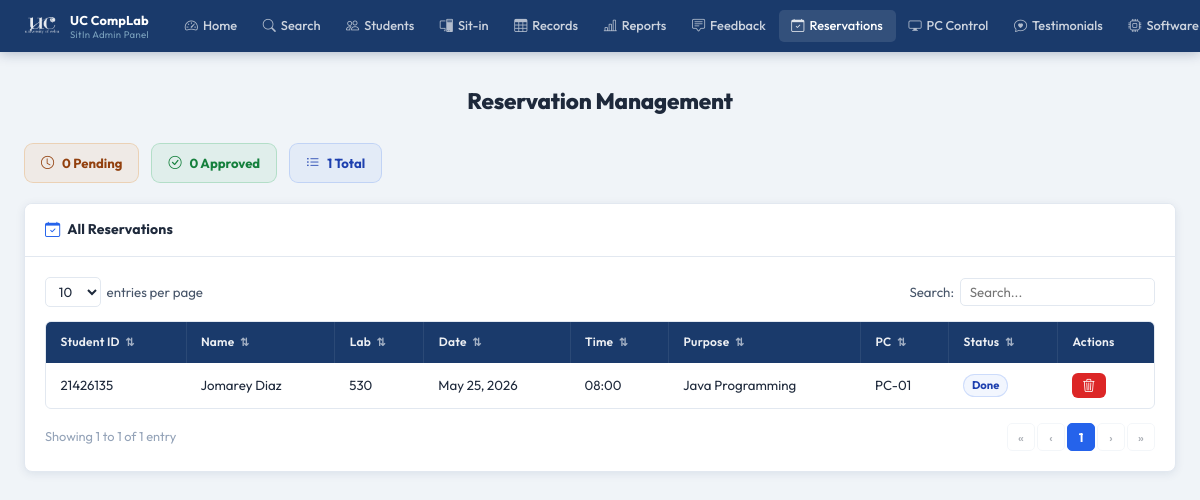
The app's page /pages/admin/reservation.php (signed in) with its own data.
### tables this page shows
CREATE TABLE reservations (
            id         INTEGER PRIMARY KEY AUTOINCREMENT,
            user_id    INTEGER NOT NULL,
            lab_room   TEXT    NOT NULL,
            date       TEXT    NOT NULL,
            time_slot  TEXT    NOT NULL,
            purpose    TEXT,
            status     TEXT    DEFAULT 'pending',
            created_at DATETIME DEFAULT CURRENT_TIMESTAMP, pc_number INTEGER, reject_note TEXT, disabled_by_student INTEGER DEFAULT 0,
            FOREIGN KEY (user_id) REFERENCES users(id) ON DELETE CASCADE
        );

CREATE TABLE users (
            id                 INTEGER PRIMARY KEY AUTOINCREMENT,
            first_name         TEXT    NOT NULL,
            last_name          TEXT    NOT NULL,
            middle_name        TEXT,
            student_id         TEXT    UNIQUE NOT NULL,
            course             TEXT    NOT NULL,
            course_level       INTEGER NOT NULL,
            email              TEXT    UNIQUE NOT NULL,
            address            TEXT    NOT NULL,
            password           TEXT    NOT NULL,
            remaining_sessions INTEGER DEFAULT 30,
            created_at         DATETIME DEFAULT CURRENT_TIMESTAMP
        , profile_picture TEXT, points INTEGER DEFAULT 0);

### pages/admin/reservation.php (the view, shortened to what this page needs)
<?php
$base = '../../';
$db = getDB();
$reservations = $db->query("
    SELECT r.*, u.student_id,
           u.first_name||' '||u.last_name AS full_name,
           u.remaining_sessions
    FROM reservations r
    JOIN users u ON u.id = r.user_id
    WHERE r.disabled_by_student = 0
    ORDER BY r.created_at DESC
")->fetchAll();
$today = date('Y-m-d');
foreach ($reservations as &$r) {
    if (in_array($r['status'], ['pending','approved']) && $r['date'] < $today) {
        $r['display_status'] = 'expired';
    } else {
        $r['display_status'] = $r['status'];
    }
}
$pendingCount  = count(array_filter($reservations, fn($r) => $r['status'] === 'pending'));
$approvedCount = count(array_filter($reservations, fn($r) => $r['status'] === 'approved'));
?>
<!DOCTYPE html>
<html lang="en">
<head>
  <link rel="stylesheet" href="<?= $base ?>assets/css/admin.css"/>
  <link rel="stylesheet" href="https://cdn.jsdelivr.net/npm/bootstrap-icons@1.11.3/font/bootstrap-icons.css"/>
</head>
<body>
<?php require_once __DIR__ . '/../../includes/admin-navbar.php'; ?>
<div class="admin-page">
  <div class="admin-inner">
    <h1 class="a-page-title">Reservation Management</h1>
    <div class="res-stat-strip">
      <div class="res-stat-chip rsc-pending">
        <i class="bi bi-clock"></i> <?= $pendingCount ?> Pending
      </div>
      <div class="res-stat-chip rsc-approved">
        <i class="bi bi-check-circle"></i> <?= $approvedCount ?> Approved
      </div>
      <div class="res-stat-chip rsc-total">
        <i class="bi bi-list-ul"></i> <?= count($reservations) ?> Total
      </div>
    </div>
    <div class="a-card">
      <div class="a-card-header">
        <i class="bi bi-calendar-check"></i> All Reservations
      </div>
      <div class="a-card-body">
        <div class="a-table-controls">
          <div class="a-entries-wrap">
            <select id="resSelect" class="a-entries-select">
              <option>10</option><option>25</option><option>50</option>
            </select>
            <span>entries per page</span>
          </div>
          <div class="a-search-wrap">
            <label>Search:</label>
            <input type="text" id="resSearch" class="a-search-box" placeholder="Search..."/>
          </div>
        </div>
        <div class="a-table-wrap">
          <table class="a-table" id="resTable">
            <thead>
              <tr>
                <th class="a-sortable" data-col="0">Student ID <span class="a-sort-icon">⇅</span></th>
                <th class="a-sortable" data-col="1">Name <span class="a-sort-icon">⇅</span></th>
                <th class="a-sortable" data-col="2">Lab <span class="a-sort-icon">⇅</span></th>
                <th class="a-sortable" data-col="3">Date <span class="a-sort-icon">⇅</span></th>
                <th class="a-sortable" data-col="4">Time <span class="a-sort-icon">⇅</span></th>
                <th class="a-sortable" data-col="5">Purpose <span class="a-sort-icon">⇅</span></th>
                <th class="a-sortable" data-col="6">PC <span class="a-sort-icon">⇅</span></th>
                <th class="a-sortable" data-col="7">Status <span class="a-sort-icon">⇅</span></th>
                <th>Actions</th>
              </tr>
            </thead>
            <tbody id="resBody">
              <?php if (empty($reservations)): ?>
                <tr class="a-table-empty"><td colspan="9">No reservations yet.</td></tr>
              <?php else: ?>
                <?php foreach ($reservations as $r): ?>
                  <tr class="a-data-row">
                    <td><?= htmlspecialchars($r['student_id']) ?></td>
                    <td><?= htmlspecialchars($r['full_name']) ?></td>
                    <td><?= htmlspecialchars($r['lab_room']) ?></td>
                    <td><?= date('M j, Y', strtotime($r['date'])) ?></td>
                    <td><?= htmlspecialchars($r['time_slot']) ?></td>
                    <td><?= htmlspecialchars($r['purpose'] ?? '—') ?></td>
                    <td><?= $r['pc_number'] ? 'PC-'.str_pad($r['pc_number'],2,'0',STR_PAD_LEFT) : '—' ?></td>
                    <td>
                      <span class="a-badge badge-<?= $r['display_status'] ?>">
                        <?= ucfirst($r['display_status']) ?>
                      </span>
                    </td>
                    <td>
                      <div class="res-actions">
                        <form method="POST" style="display:inline;"
                              onsubmit="return confirm('Delete this reservation?')">
                          <button type="submit" class="a-btn a-btn-red a-btn-sm" title="Delete">
                            <i class="bi bi-trash3"></i>
                          </button>
                        </form>
                      </div>
                    </td>
                  </tr>
                <?php endforeach; ?>
              <?php endif; ?>
            </tbody>
          </table>
        </div>
        <div class="a-table-footer">
          <div class="a-table-info" id="resInfo"></div>
          <div class="a-pagination"  id="resPag"></div>
        </div>
      </div>
    </div>
  </div>
</div>
</body>
</html>

### assets/css/admin.css (style rules this page uses)
:root { --a-navy: #1a3a6b; --a-blue: #1e4da1; --a-mid: #2563EB; --a-light: #dbeafe; --a-white: #ffffff; --a-gray50: #f8fafc; --a-gray100: #f0f4f8; --a-gray200: #e2e8f0; --a-gray400: #94a3b8; --a-gray600: #475569; --a-navy900: #0d1b2e; --a-green: #16a34a; --a-red: #dc2626; --a-yellow: #d97706; --font: 'Outfit', sans-serif; --radius: 8px; --shadow-xs: 0 1px 3px rgba(15,40,84,0.07); --shadow: 0 2px 10px rgba(15,40,84,0.09); }
*, *::before, *::after { box-sizing: border-box; margin: 0; padding: 0; }
body { font-family: var(--font); background: #f0f4f8; color: #1e293b; line-height: 1.55; -webkit-font-smoothing: antialiased; }
.admin-page { padding-top: 52px; min-height: 100vh; }
.admin-inner { max-width: 1280px; margin: 0 auto; padding: 2rem 1.5rem; }
.a-page-title { font-size: 1.4rem; font-weight: 800; color: #1e293b; text-align: center; margin-bottom: 1.5rem; letter-spacing: -0.2px; }
.a-card { background: var(--a-white); border-radius: var(--radius); box-shadow: var(--shadow); border: 1px solid var(--a-gray200); overflow: hidden; }
.a-card-header { background: var(--a-white); color: #1e293b; padding: 0.9rem 1.25rem; font-size: 0.875rem; font-weight: 700; display: flex; align-items: center; gap: 7px; border-bottom: 1px solid var(--a-gray200); letter-spacing: 0.1px; }
.a-card-header i { color: var(--a-mid); font-size: 0.95rem; flex-shrink: 0; }
.a-card-body { padding: 1.25rem; }
.a-btn { display: inline-flex; align-items: center; gap: 5px; padding: 0.42rem 1rem; border: none; border-radius: 6px; font-family: var(--font); font-size: 0.80rem; font-weight: 600; cursor: pointer; transition: all 0.16s; white-space: nowrap; letter-spacing: 0.1px; }
.a-btn i { font-size: 0.82rem; }
.a-btn-red { background: #dc2626; color: #fff; }
.a-btn-sm { padding: 0.28rem 0.65rem; font-size: 0.73rem; }
.a-table-controls { display: flex; align-items: center; justify-content: space-between; margin-bottom: 0.875rem; flex-wrap: wrap; gap: 0.5rem; }
.a-entries-wrap { display: flex; align-items: center; gap: 6px; font-size: 0.83rem; color: var(--a-gray600); }
.a-entries-select, .a-search-box { padding: 0.3rem 0.55rem; border: 1.5px solid var(--a-gray200); border-radius: 5px; font-family: var(--font); font-size: 0.83rem; outline: none; transition: border-color 0.18s; color: #1e293b; background: var(--a-white); }
.a-search-box { width: 195px; }
.a-search-wrap { display: flex; align-items: center; gap: 6px; font-size: 0.83rem; color: var(--a-gray600); }
.a-table-wrap { overflow-x: auto; border-radius: 6px; border: 1px solid var(--a-gray200); }
.a-table { width: 100%; border-collapse: collapse; font-size: 0.83rem; }
.a-table thead tr { background: var(--a-navy); }
.a-table thead th { padding: 0.7rem 0.9rem; color: rgba(255,255,255,0.92); font-weight: 600; font-size: 0.75rem; text-align: left; white-space: nowrap; border-right: 1px solid rgba(255,255,255,0.08); cursor: pointer; user-select: none; transition: background 0.14s; letter-spacing: 0.2px; }
.a-table thead th:last-child { border-right: none; }
.a-sort-icon { font-size: 0.68rem; opacity: 0.65; margin-left: 3px; }
.a-table tbody tr { border-bottom: 1px solid var(--a-gray100); transition: background 0.12s; }
.a-table tbody tr:last-child { border-bottom: none; }
.a-table tbody td { padding: 0.65rem 0.9rem; color: #1e293b; vertical-align: middle; }
.a-table-footer { display: flex; align-items: center; justify-content: space-between; margin-top: 0.875rem; flex-wrap: wrap; gap: 0.5rem; }
.a-table-info { font-size: 0.80rem; color: var(--a-gray400); }
.a-pagination { display: flex; gap: 2px; }
.a-badge { display: inline-flex; align-items: center; gap: 4px; padding: 2px 8px; border-radius: 100px; font-size: 0.70rem; font-weight: 700; text-transform: capitalize; white-space: nowrap; }
.badge-done { background: var(--a-gray100); color: #475569; border: 1px solid var(--a-gray200); }

### records on screen
reservations: status "0", user.student_id "21426135", full_name "Jomarey Diaz", lab_room "530", date "May 25, 2026", time_slot "08:00", purpose "Java Programming", pc_number "01", status "Done"

### other values on screen
count($reservations) "1"
